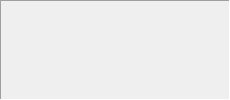
           <widget class="QFrame" name="frameInfoBox">
            <property name="sizePolicy">
             <sizepolicy hsizetype="Fixed" vsizetype="Minimum">
              <horstretch>0</horstretch>
              <verstretch>0</verstretch>
             </sizepolicy>
            </property>
            <property name="minimumSize">
             <size>
              <width>230</width>
              <height>0</height>
             </size>
            </property>
            <property name="maximumSize">
             <size>
              <width>230</width>
              <height>16777215</height>
             </size>
            </property>
            <property name="frameShape">
             <enum>QFrame::Panel</enum>
            </property>
            <property name="frameShadow">
             <enum>QFrame::Sunken</enum>
            </property>
            <layout class="QVBoxLayout" name="verticalLayout_4">
             <property name="leftMargin">
              <number>6</number>
             </property>
             <property name="topMargin">
              <number>6</number>
             </property>
             <property name="rightMargin">
              <number>6</number>
             </property>
             <property name="bottomMargin">
              <number>6</number>
             </property>
             <item>
              <widget class="QLabel" name="lblFilename">
               <property name="sizePolicy">
                <sizepolicy hsizetype="Preferred" vsizetype="Minimum">
                 <horstretch>0</horstretch>
                 <verstretch>0</verstretch>
                </sizepolicy>
               </property>
               <property name="font">
                <font>
                 <bold>true</bold>
                </font>
               </property>
               <property name="text">
                <string/>
               </property>
               <property name="wordWrap">
                <bool>true</bool>
               </property>
              </widget>
             </item>
             <item>
              <layout class="QHBoxLayout" name="horizontalLayout_4">
               <item>
                <widget class="QLabel" name="lblArchiveType">
                 <property name="sizePolicy">
                  <sizepolicy hsizetype="Minimum" vsizetype="Minimum">
                   <horstretch>0</horstretch>
                   <verstretch>0</verstretch>
                  </sizepolicy>
                 </property>
                 <property name="maximumSize">
                  <size>
                   <width>200</width>
                   <height>16777215</height>
                  </size>
                 </property>
                 <property name="font">
                  <font>
                   <italic>false</italic>
                  </font>
                 </property>
                 <property name="frameShape">
                  <enum>QFrame::NoFrame</enum>
                 </property>
                 <property name="frameShadow">
                  <enum>QFrame::Sunken</enum>
                 </property>
                 <property name="text">
                  <string/>
                 </property>
                 <property name="wordWrap">
                  <bool>false</bool>
                 </property>
                </widget>
               </item>
               <item>
                <widget class="QLabel" name="lblPageCount">
                 <property name="sizePolicy">
                  <sizepolicy hsizetype="Expanding" vsizetype="Minimum">
                   <horstretch>0</horstretch>
                   <verstretch>0</verstretch>
                  </sizepolicy>
                 </property>
                 <property name="font">
                  <font>
                   <italic>true</italic>
                  </font>
                 </property>
                 <property name="text">
                  <string/>
                 </property>
                </widget>
               </item>
              </layout>
             </item>
             <item>
              <widget class="QLabel" name="lblTagList">
               <property name="sizePolicy">
                <sizepolicy hsizetype="Preferred" vsizetype="Minimum">
                 <horstretch>0</horstretch>
                 <verstretch>0</verstretch>
                </sizepolicy>
               </property>
               <property name="text">
                <string/>
               </property>
              </widget>
             </item>
            </layout>
           </widget>
